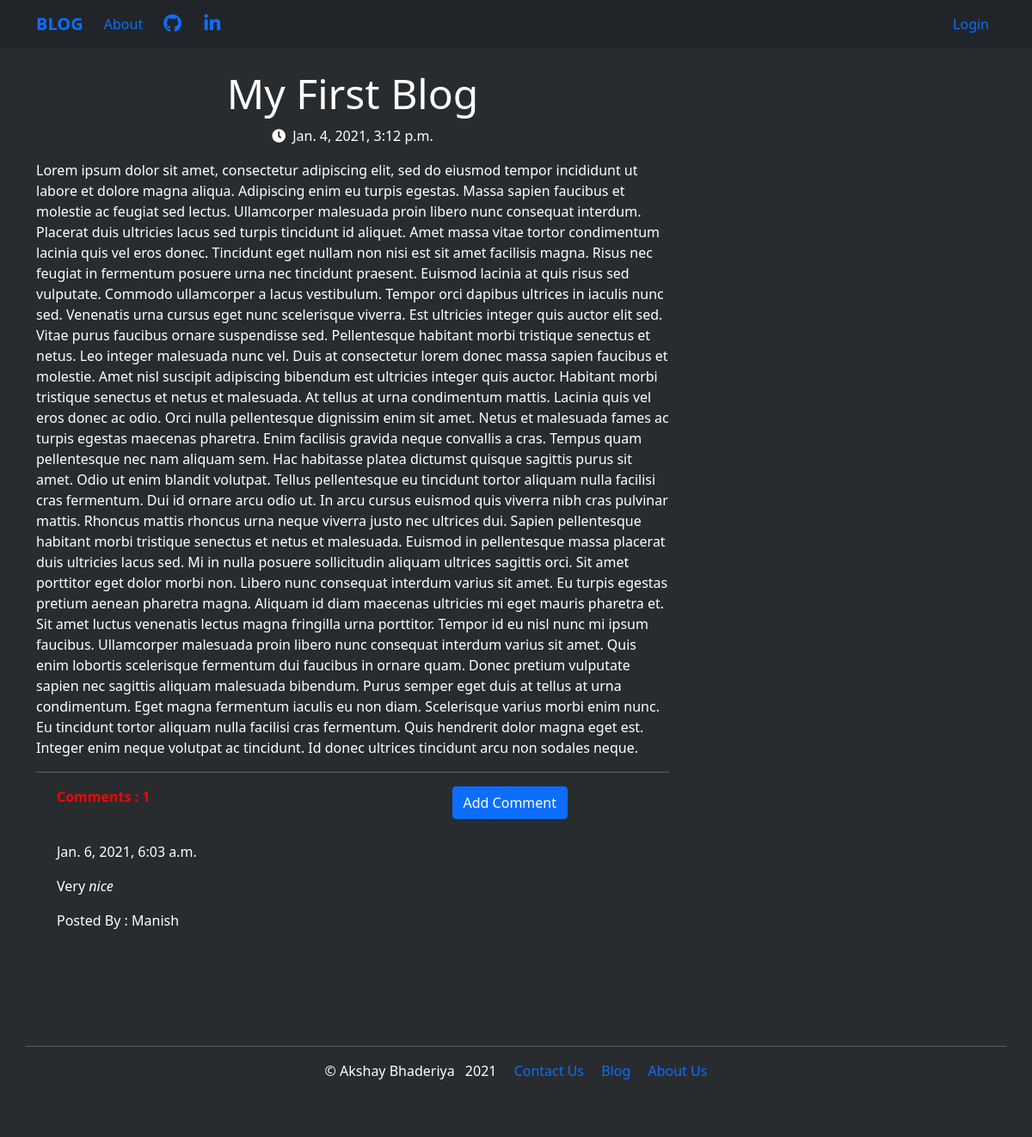
The page /post/5 on the database its author committed.
### blog_app/models.py (models this page shows, shortened)
class Post(models.Model):
    author = models.ForeignKey('auth.User', on_delete=models.CASCADE)
    title = models.CharField(max_length=200)
    text = models.TextField()
    created_date = models.DateTimeField(default = timezone.now)
    published_date = models.DateTimeField(blank=True, null=True)

class Comment(models.Model):
    post = models.ForeignKey('blog_app.post', related_name='comments', on_delete=models.CASCADE)
    author = models.CharField(max_length=200)
    text = models.TextField()
    created_date = models.DateTimeField(default=timezone.now())
    approved_comment = models.BooleanField(default=False)

### blog_app/views.py (the view)
# urls.py: url(r'^post/(?P<pk>\d+)$', views.PostDetailView.as_view(), name='post_detail'),
class PostDetailView(DetailView):
    model = Post

### blog_app/templates/blog_app/post_detail.html (shortened to what this page needs)
{% extends 'blog_app/base.html' %}
  {% block content %}<br>
    <h3 class='posttitle'>{{ post.title }}</h3>
    {% if post.published_date %}
      <div class="date postdate">
        <i class="fas fa-clock"></i>&ensp;{{ post.published_date }}
      </div>
    {% else %}
      <a class='btn btn-outline-warning' href="{% url 'post_publish' pk=post.pk %}">Publish</a>
    {% endif %}
    <p class='postcontent'>{{ post.text | safe | linebreaksbr }}</p>
    <hr>
    <div class="container">
      <p style='color: red'><strong>Comments : {{ post.comments.count }}</strong>
        <a class='btn-comment btn btn-primary' href="{% url 'add_comment_to_post' pk=post.pk %}">Add Comment</a></p>
    </div>
    <div class="container">
      {% for comment in post.comments.all %}
      <br>
        {% if user.is_authenticated or comment.approved_comment %}
          {{ comment.created_date }}
          <p>{{ comment.text|safe|linebreaks }}</p>
          <p>Posted By : {{ comment.author }}</p>
        {% endif %}
        {% empty %}
        <p>No Comments....</p>
    {% endfor %}
    </div>
  {% endblock %}

### blog_app/static/css/blog.css (style rules this page uses)
.postdate { text-align: center; }
.posttitle { font-size: 3em; text-align: center; }
.postcontent { font-size: 1.5em; }
body { background-color: #282C2F; color: white; min-height: 300px; margin-bottom: 200px; clear: both; }
.btn-comment { position: absolute; right: 540px; }
a { text-decoration: none; }

### rows shown on the page
Post: title "My First Blog", published_date "Jan. 4, 2021, 3:12 p.m.", text "Lorem ipsum dolor sit amet, consectetur adipiscing elit, sed do eiusmod tempor incididunt ut labore et dolore magna aliqua. Adipiscing enim eu turpis egestas. Massa sapien faucibus et molestie ac feugiat sed lectus. Ullamcorper malesuada proin libero nunc consequat interdum. Placerat duis ultricies lacus sed turpis tincidunt id aliquet. Amet massa vitae tortor condimentum lacinia quis vel eros donec. Tincidunt eget nullam non nisi est sit amet facilisis magna. Risus nec feugiat in fermentum posuere urna nec tincidunt praesent. Euismod lacinia at quis risus sed vulputate. Commodo ullamcorper a lacus vestibulum. Tempor orci dapibus ultrices in iaculis nunc sed. Venenatis urna cursus eget nunc…", comments.count "1"
Comment: created_date "Jan. 6, 2021, 6:03 a.m.", text "Very nice", author "Manish"
